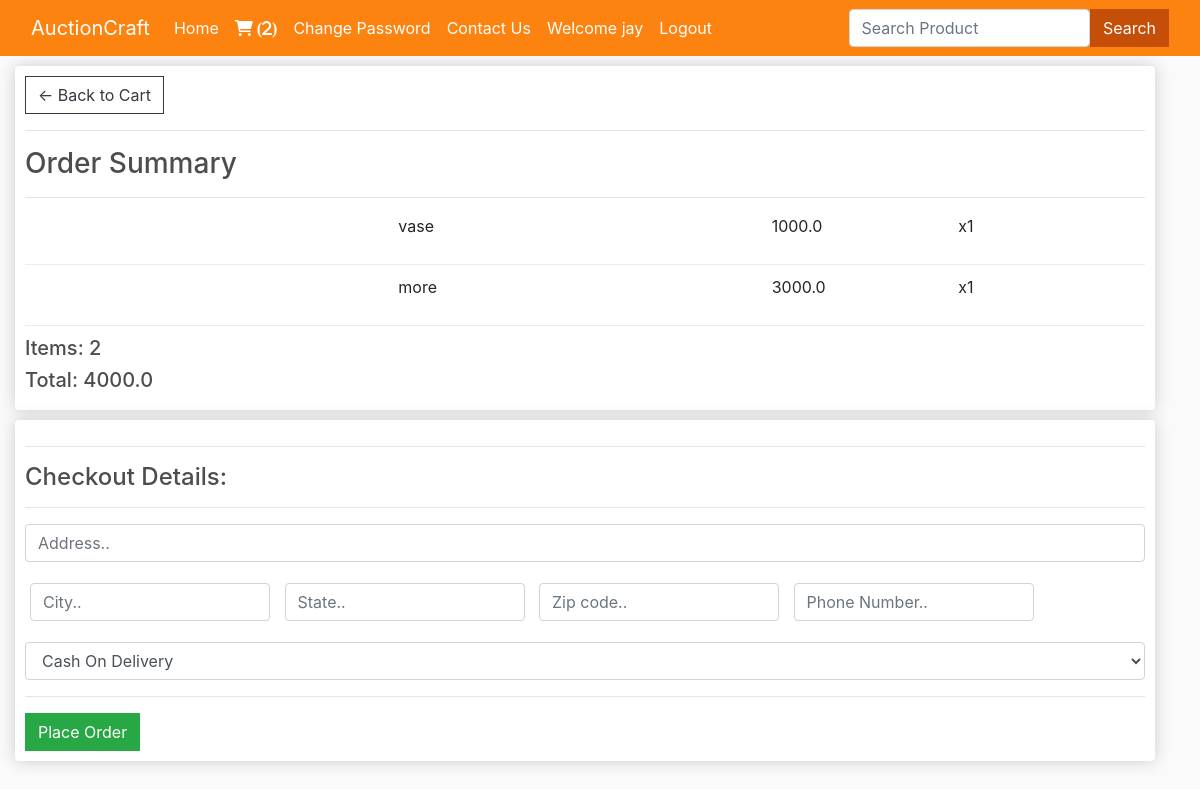
/checkout/ (signed in), run on an earlier commit of the app's database.
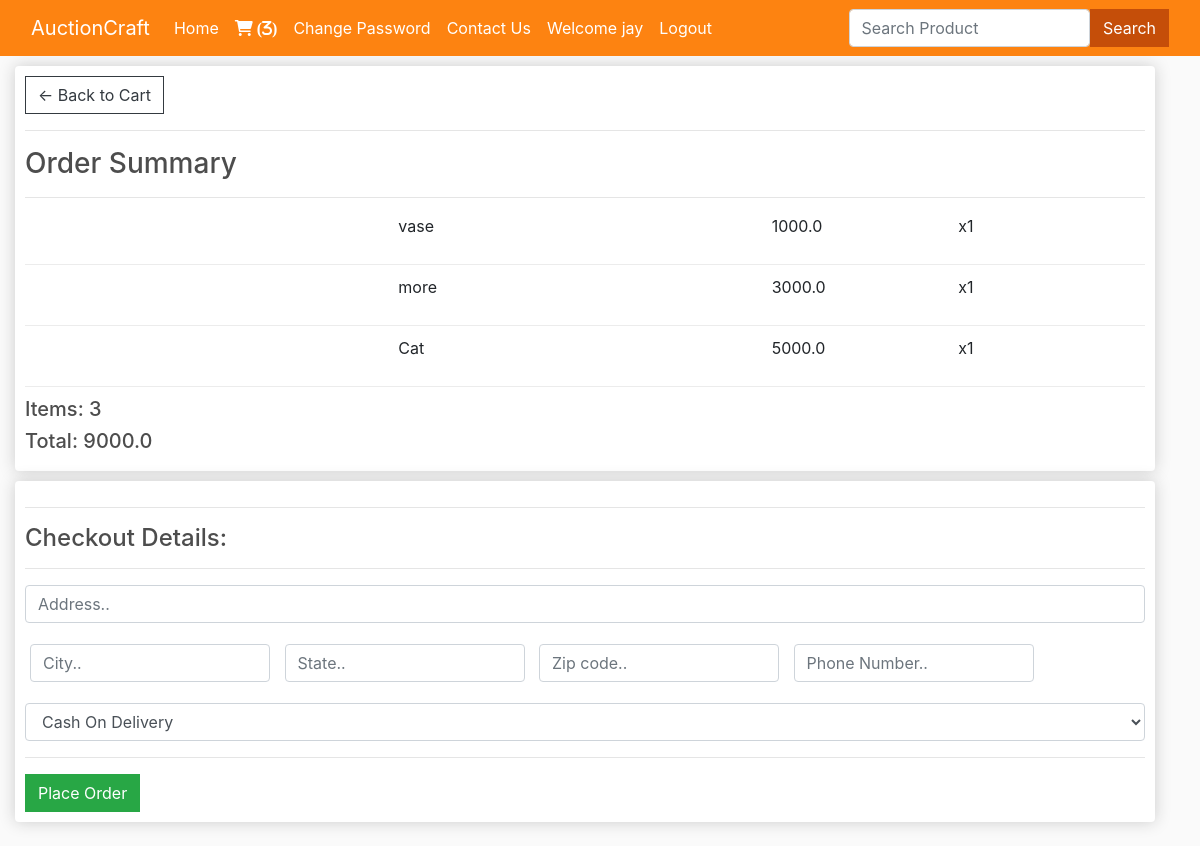
And on a later commit of the database.
### users/models.py (models this page shows, shortened)
class PurchaseItem(models.Model):
    product = models.ForeignKey(AuctionItem, on_delete=models.SET_NULL, null=True)
    order = models.ForeignKey(Purchase, on_delete=models.SET_NULL, null=True)
    quantity = models.IntegerField(default=0)
    date_added = models.DateTimeField(default=now)
    @property
    def get_total(self):
        total = self.product.price * self.quantity
        return total

class AuctionItem(models.Model):
    seller = models.ForeignKey(User, on_delete=models.CASCADE)
    name = models.CharField(max_length=100)
    price = models.FloatField()
    image = CloudinaryField('image')

class Purchase(models.Model):
    customer = models.ForeignKey(Customer, on_delete=models.SET_NULL, null=True)
    date_ordered = models.DateTimeField(default=now)
    complete = models.BooleanField(default=False)
    @property
    def get_cart_total(self):
        orderitems = self.purchaseitem_set.all()
        total = sum([item.get_total for item in orderitems])
        return total
    @property
    def get_cart_items(self):
        orderitems = self.purchaseitem_set.all()
        total = sum([item.quantity for item in orderitems])
        return total

### users/views.py (the view, shortened to what this page needs)
# urls.py: path("checkout/", views.checkout, name="checkout"),
def checkout(request):
    data = cartData(request)
    items = data['items']
    order = data['order']
    cartItems = data['cartItems']
    total = order.get_cart_total
    return render(request, "users/checkout.html", {'items':items, 'order':order, 'cartItems':cartItems})

### users/inherit.py (called while the page is built)
def cartData(request):
    if request.user.is_authenticated:
        customer = request.user.customer
        order, created = Purchase.objects.get_or_create(customer=customer, complete=False)
        items = order.purchaseitem_set.all()
        cartItems = order.get_cart_items
    else:
        items = []
        order = {'get_cart_total':0, 'get_cart_items':0}
        cartItems = order['get_cart_items']
    return {'cartItems':cartItems, 'items':items, 'order':order}

### users/templates/users/checkout.html (shortened to what this page needs)
{% extends 'users/base.html' %}
{% load static %}
{% block body %}
<div class="container-fluid row">
	<div class="col-lg-12">
		<div class="box-element">
			<a class="btn btn-outline-dark" href="/cart/">&#x2190; Back to Cart</a>
			<hr>
			<h3>Order Summary</h3>
			<hr>
			{% for item in items %}
			<div class="cart-row">
				<div style="flex:2"><img class="row-image" src="{{item.product.image.url}}"></div>
				<div style="flex:2">
					<p>{{item.product.name}}</p>
				</div>
				<div style="flex:1">
					<p>{{item.product.price}}</p>
				</div>
				<div style="flex:1">
					<p>x{{item.quantity}}</p>
				</div>
			</div>
			{% endfor %}
			<h5>Items: {{order.get_cart_items}}</h5>
			<h5>Total: {{order.get_cart_total}}</h5>
		</div>
	</div>
	<div class="col-lg-12">
		<div class="box-element" id="form-wrapper">
			<form method="POST"> {% csrf_token %}
				<div id="shipping-info">
					<hr>
					<h4>Checkout Details:</h4>
					<hr>
					<div class="">
						<input class="form-control" type="text" name="address" placeholder="Address.." required>
					</div>
					<div class="form-field mt-3">
						<input class="form-control" type="text" name="city" placeholder="City.." required>
					</div>
					<div class="form-field">
						<input class="form-control" type="text" name="state" placeholder="State.." required>
					</div>
					<div class="form-field">
						<input class="form-control" type="text" name="zipcode" placeholder="Zip code.." required>
					</div>
					<div class="form-field">
						<input class="form-control" type="text" name="phone_number" placeholder="Phone Number.."
							required>
					</div>
					<div class="mt-3">
						<select name="payment" id="payment" class="form-control mt-3">
							<option value="Cash On Delivery">Cash On Delivery</option>
						</select>
					</div>
				</div>
				<hr>
				<input type="submit" value="Place Order" id="form-button" class="btn btn-success">
			</form>
		</div>
		<br>
	</div>
</div>
{% endblock %}

### users/templates/users/base.html (shortened to what this page needs)
{% load static %}
<!DOCTYPE html>
<html lang="en">
<head>
	<link rel="stylesheet" href="https://cdnjs.cloudflare.com/ajax/libs/font-awesome/6.0.0/css/all.min.css"
>
	<link rel="stylesheet" href="https://cdn.jsdelivr.net/npm/bootstrap@4.6.2/dist/css/bootstrap.min.css"
>
	{% block style %}
	<link rel="stylesheet" type="text/css" href="{% static 'css/base.css' %}">
	{% endblock style %}
</head>
<body>
	<nav class="navbar navbar-expand-lg navbar-dark sticky-top">
		<div class="container-fluid">
			<a class="navbar-brand" href="/">AuctionCraft</a>
			<div class="collapse navbar-collapse" id="navbarSupportedContent">
				<div class="w-75">
					<ul class="navbar-nav me-auto mb-2 mb-lg-0">
						<li class="nav-item">
							<a class="nav-link active" aria-current="page" href="/">Home</a>
						</li>
						{% if request.user.is_authenticated %}
						<li class="nav-item">
							<a class="nav-link active" aria-current="page" href="/cart/"><span
									class=" fa fa-shopping-cart"> ({{cartItems}})</span></a>
						</li>
						<li class="nav-item">
							<a class="nav-link active" href="/change_password/">Change Password</a>
						</li>
						<li class="nav-item">
							<a class="nav-link active" href="/loggedin_contact/">Contact Us</a>
						</li>
						{% endif %}
						{% if not request.user.is_authenticated %}
						<li class="nav-item">
							<a class="nav-link active" aria-current="page" href="/register/">Register</a>
						</li>
						<li class="nav-item">
							<a class="nav-link active" aria-current="page" href="/login/">Login</a>
						</li>
						<li class="nav-item">
							<a class="nav-link active" href="/contact/">Contact Us</a>
						</li>
						{% else %}
						<li class="nav-item">
							<a class="nav-link user active" aria-current="page" href="#">Welcome
								{{request.user}}</a>
						</li>
						<li class="nav-item">
							<a class="nav-link active" aria-current="page" href="/logout/">Logout</a>
						</li>
						{% endif %}
					</ul>
				</div>
				<form class="d-flex" method="POST" action="/search/"> {% csrf_token %}
					<input class="form-control me-2" type="search" name="search" placeholder="Search Product"
						aria-label="Search">
					<button href="/search/" class="btn" style="background-color: #c54e09; color: white;" type="submit">Search</button>
				</form>
			</div>
		</div>
	</nav>
	{% block body %}
	{% endblock %}
</body>
</html>

What changed in the data, as far as the page shows it:
added PurchaseItem: product.name "Cat", product.price "5000.0", quantity "1"
computed for Purchase: get_cart_items "2" → "3"; get_cart_total "4000.0" → "9000.0"
Also different on the page:
{{ cartItems }}: "2" → "3"
